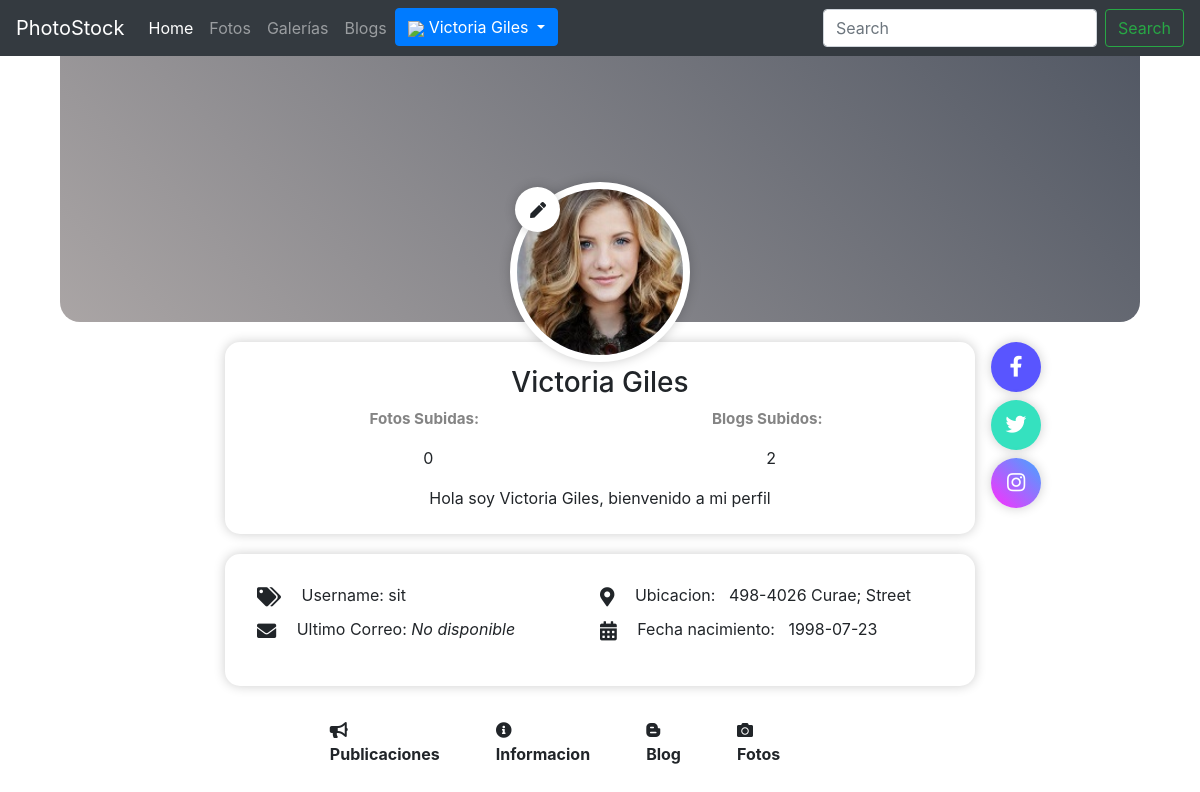
Page /profile.php?profile_id=14 (signed in) on the committed database.
### tables this page shows
CREATE TABLE usuarios(
    id_usuario BIGINT PRIMARY KEY AUTO_INCREMENT,
    username VARCHAR(50) UNIQUE NOT NULL,
    password VARCHAR(250) NOT NULL,
    nombres VARCHAR(100) NOT NULL,
    apellidos VARCHAR(100)NOT NULL,
    nacimiento DATE NOT NULL,
    direccion TEXT NOT NULL,
    sobre_mi TEXT NULL,
    foto TEXT NULL
    );

### controladores/comprobar_sesion.php (called while the page is built, shortened)
<?php
function estaLogeado(){
if(isset($_SESSION['id_usuario'])){
    return true;
    }else return false;
}
?>

### profile.php (the view, shortened to what this page needs)
<!DOCTYPE html>
<html lang="en">
<head>
    <link rel="stylesheet" type="text/css" href="assets/css/perfil.css?3">
    <link rel="stylesheet" href="https://pro.fontawesome.com/releases/v5.10.0/css/all.css" />
</head>
<body>
    <?php include_once "templates/header.php"; ?>
    <div class="custom-main"><?php
        if (isset($_GET["profile_id"])){
            $profile = $_GET["profile_id"];
            include_once "controladores/obtener_perfil.php";
        }else{?>
        <h1>Parece que te has perdido </h1>
        <h1><a href="index.php">Volver al home </a></h1>
    <?php die();} ?>
    </div>
    <section class="seccion-perfil-usuario">
        <div class="perfil-usuario-header">
            <div class="perfil-usuario-portada">
                <div class="perfil-usuario-avatar">
                    <img src="<?php echo $foto_perfil?>" alt="img-avatar">
                    <?php
                    include_once "controladores/comprobar_sesion.php";
                    if (estaLogeado()){
                    if ($profile == $_SESSION['id_usuario'] ){?>
                    <form method="post" action="cargar_foto.php" enctype="multipart/form-data">
                        <label for="file" class="boton-avatar">
                            <a>
                            <i class="fas fa-pen" for="file"></i>
                            </a>
                        </label>
                    </form>
                    </div> <?php	} }?>
                </div>
            </div>
        <div class="perfil-usuario-body">
            <div class="perfil-usuario-bio">
                <h3 class="titulo"><?php echo "$nombres $apellidos"; ?></h3>
                <div class="subidos">
                    <span><p class="texto"><b>Fotos Subidas: </b> &nbsp;</p><?php echo $fotos_subidas; ?> </p></span>
                    <span><p class="texto"><b>Blogs Subidos: </b> &nbsp;</p><?php echo $blogs_subidos; ?> </p></span>
                </div>
                <p class ="about"> <?php echo $sobre_mi;?></p>
            </div>
            <div class="perfil-usuario-footer">
                <ul class="lista-datos">
                    <li><i class="icono fas fa-tags"></i></i> Username: <?php echo $username;?></li>
                    <li><i class="icono fas fa-envelope"></i> Ultimo Correo: <?php echo $correo;?></li>
                </ul>
                <ul class="lista-datos">
                    <li><i class="icono fas fa-map-marker-alt"></i> Ubicacion: &nbsp; <?php echo $direccion;?></li>
                    <li><i class="icono fas fa-calendar-alt"></i> Fecha nacimiento: &nbsp; <?php echo $nacimiento;?></li>
                </ul>
            </div>
            <br>
            <div class="menu-perfil">
                <ul>
                    <li><a href="#" title=""><i class="icono-perfil fas fa-bullhorn"></i>Publicaciones</a></li>
                    <li><a href="#" title=""><i class="icono-perfil fas fa-info-circle"></i>Informacion</a></li>
                    <li><a href="#" title=""><i class="fab fa-blogger-b"></i>Blog</a></li>
                    <li><a href="#" title=""><i class="icono-perfil fas fa-camera"></i>Fotos</a></li>
                </ul>
            </div>
            <div class="redes-sociales">
                <a href="https://www.facebook.com/christiam.delacruz.583" class="boton-redes facebook fab fa-facebook-f"><i class="icon-facebook"></i></a>
                <a href="#" class="boton-redes twitter fab fa-twitter"><i class="icon-twitter"></i></a>
                <a href="#" class="boton-redes instagram fab fa-instagram"><i class="icon-instagram"></i></a>
            </div>
        </div>
    </section>
</body>
</html>

### assets/css/perfil.css (style rules this page uses)
html { -webkit-text-size-adjust: 100%; -ms-text-size-adjust: 100%; text-size-adjust: 100%; line-height: 1.4; }
* { margin: 0; padding: 0; -webkit-box-sizing: border-box; -moz-box-sizing: border-box; box-sizing: border-box; }
body { background-color: khaki; color: #404040; font-family: "Arial", Segoe UI, Tahoma, sans-serifl, Helvetica Neue, Helvetica; }
.seccion-perfil-usuario .perfil-usuario-body, .seccion-perfil-usuario { display: flex; flex-wrap: wrap; flex-direction: column; align-items: center; }
.seccion-perfil-usuario .perfil-usuario-header { width: 100%; display: flex; justify-content: center; margin-bottom: 1.25rem; }
.seccion-perfil-usuario .perfil-usuario-portada { display: block; position: relative; width: 90%; height: 17rem; background: linear-gradient(45deg, rgb(170, 165, 165), #525864); border-radius: 0 0 20px 20px; }
.seccion-perfil-usuario .perfil-usuario-avatar { display: flex; width: 180px; height: 180px; align-items: center; justify-content: center; border: 7px solid #FFFFFF; background-color: #DFE5F2; border-radius: 50%; box-shadow: 0 0 12px rgba(0, 0, 0, .2); position: absolute; bottom: -40px; left: calc(50% - 90px); z-index: 1; }
.seccion-perfil-usuario .perfil-usuario-avatar img { width: 100%; position: relative; border-radius: 50%; }
.seccion-perfil-usuario .perfil-usuario-avatar .boton-avatar { position: absolute; left: -2px; top: -2px; border: 0; background-color: #fff; box-shadow: 0 0 12px rgba(0, 0, 0, .2); width: 45px; height: 45px; border-radius: 50%; cursor: pointer; }
.boton-avatar i { align-items: center; justify-content: center; padding-left:15px; padding-top: 15px; }
.seccion-perfil-usuario .perfil-usuario-body { width: 70%; position: relative; max-width: 750px; }
.seccion-perfil-usuario .perfil-usuario-body .titulo { display: block; width: 100%; font-size: 1.75em; margin-bottom: 0.5rem; }
.seccion-perfil-usuario .perfil-usuario-body .texto { color: #848484; font-size: 0.95em; }
.seccion-perfil-usuario .perfil-usuario-footer, .seccion-perfil-usuario .perfil-usuario-bio { display: flex; flex-wrap: wrap; padding: 1.5rem 2rem; box-shadow: 0 0 12px rgba(0, 0, 0, .2); background-color: #fff; border-radius: 15px; width: 100%; }
.seccion-perfil-usuario .perfil-usuario-bio { margin-bottom: 1.25rem; text-align: center; }
.seccion-perfil-usuario .lista-datos { width: 50%; list-style: none; }
.seccion-perfil-usuario .lista-datos li { padding: 5px 0; }
.seccion-perfil-usuario .lista-datos li>.icono { margin-right: 1rem; font-size: 1.2rem; vertical-align: middle; }
.seccion-perfil-usuario .redes-sociales { position: absolute; right: calc(0px - 50px - 1rem); top: 0; display: flex; flex-direction: column; }
.seccion-perfil-usuario .redes-sociales .boton-redes { border: 0; background-color: #fff; text-decoration: none; display: inline-flex; align-items: center; justify-content: center; width: 50px; height: 50px; border-radius: 50%; color: #fff; box-shadow: 0 0 12px rgba(0, 0, 0, .2); font-size: 1.3rem; }
.seccion-perfil-usuario .redes-sociales .boton-redes+.boton-redes { margin-top: .5rem; }
.seccion-perfil-usuario .boton-redes.facebook { background-color: #5955FF; }
.seccion-perfil-usuario .boton-redes.twitter { background-color: #35E1BF; }
.seccion-perfil-usuario .boton-redes.instagram { background: linear-gradient(45deg, #FF2DFD, #40A7FF); }
.menu-perfil ul { display: flex; list-style: none; margin-left: -10px; width: calc(100% - 200px - 8rem); }
.menu-perfil ul li { margin-right: 1rem; }
.menu-perfil a { display: block; text-decoration: none; color: inherit; padding: 8px 20px; font-weight: bold; border-radius: 8px; transition: all ease-in 100ms; }
.subidos { display: flex; width: 100%; justify-content: space-around; }
.about { text-align: center; align-items: center; margin: auto; }

### assets/css/main.css (style rules this page uses)
.custom-main { padding-top:50px }

### rows in the picture
usuarios: foto (picture), nombres "Victoria", apellidos "Giles", sobre_mi "Hola soy Victoria Giles, bienvenido a mi perfil", username "sit", direccion "498-4026 Curae; Street", nacimiento "1998-07-23"

### other values in the picture
$_SESSION ['nombres'] "Victoria"
$_SESSION['apellidos'] "Giles"
$fotos_subidas "0"
$blogs_subidos "2"
